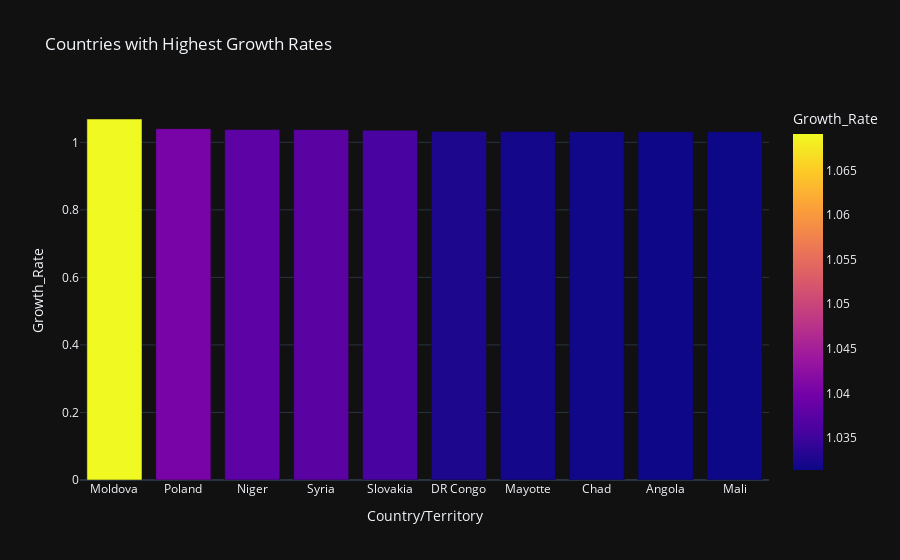

The notebook cell this image was saved under:
### Code cell
#Countries with Highest Growth Rates
data_sorted = df.sort_values(by='Growth_Rate', ascending=False)

# Get the top 10 and bottom 10 countries
highest_growth = data_sorted.head(10)
lowest_growth = data_sorted.tail(10)


fig = px.bar(highest_growth,
              x='Country/Territory',
              y='Growth_Rate',
              title='Countries with Highest Growth Rates',
              template='plotly_dark',
              color='Growth_Rate',
              color_discrete_sequence=px.colors.diverging.Earth)
fig.show()

### Figure 1 — Plotly figure (JSON) as saved in the notebook; plotly's stock layout.template omitted (floating-point values rounded to 4 significant figures)
{"data": [{"alignmentgroup": "True", "hovertemplate": "Country/Territory=%{x}<br>Growth_Rate=%{marker.color}<extra></extra>", "legendgroup": "", "marker": {"color": [1.069, 1.04, 1.038, 1.038, 1.036, 1.032, 1.032, 1.032, 1.032, 1.031], "coloraxis": "coloraxis", "pattern": {"shape": ""}}, "name": "", "offsetgroup": "", "orientation": "v", "showlegend": false, "textposition": "auto", "type": "bar", "x": ["Moldova", "Poland", "Niger", "Syria", "Slovakia", "DR Congo", "Mayotte", "Chad", "Angola", "Mali"], "xaxis": "x", "y": [1.069, 1.04, 1.038, 1.038, 1.036, 1.032, 1.032, 1.032, 1.032, 1.031], "yaxis": "y"}], "layout": {"barmode": "relative", "coloraxis": {"colorbar": {"title": {"text": "Growth_Rate"}}, "colorscale": [[0, "#0d0887"], [0.1111, "#46039f"], [0.2222, "#7201a8"], [0.3333, "#9c179e"], [0.4444, "#bd3786"], [0.5556, "#d8576b"], [0.6667, "#ed7953"], [0.7778, "#fb9f3a"], [0.8889, "#fdca26"], [1, "#f0f921"]]}, "legend": {"tracegroupgap": 0}, "title": {"text": "Countries with Highest Growth Rates"}, "xaxis": {"anchor": "y", "domain": [0, 1], "title": {"text": "Country/Territory"}}, "yaxis": {"anchor": "x", "domain": [0, 1], "title": {"text": "Growth_Rate"}}}}
